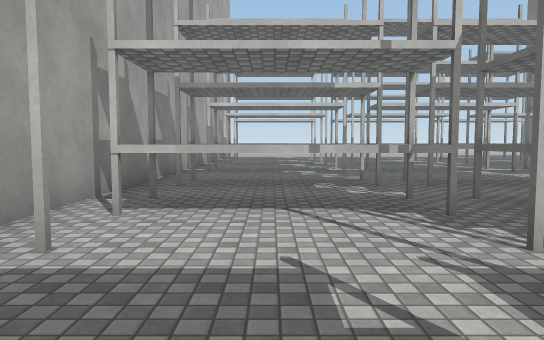
View 1 (above)

17 first-person views from a walk through a scene from a Unity 3-D project. The camera is 1.4 m above the floor, tilts 4° down and sees 70° across. The floor is counted in squares, 2 m on a side. Each view is taken from the middle of a square. On the plan, view 1 faces up. The plan holds only what a view shows up to about 11 squares ahead; the rest is blank. The place goes on beyond the plan. Some animated figures are not drawn. Door leaves are left out, so doorways stand open. Surface patterns are stand-ins for the level's own textures.

View 2
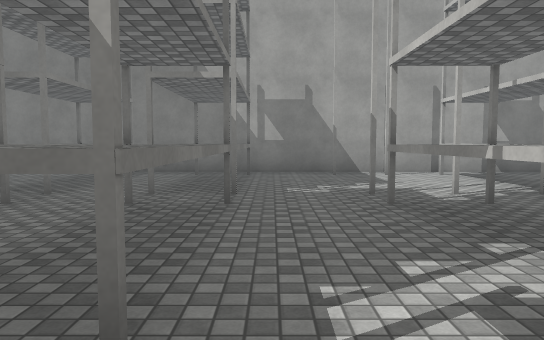

View 3
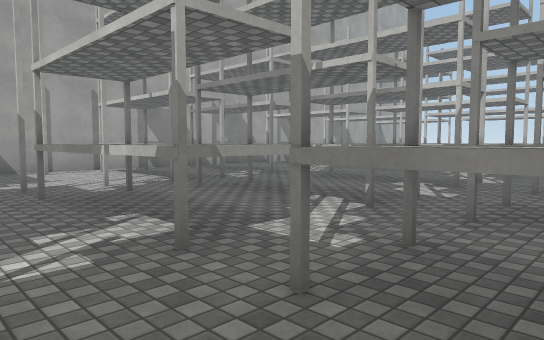

View 4
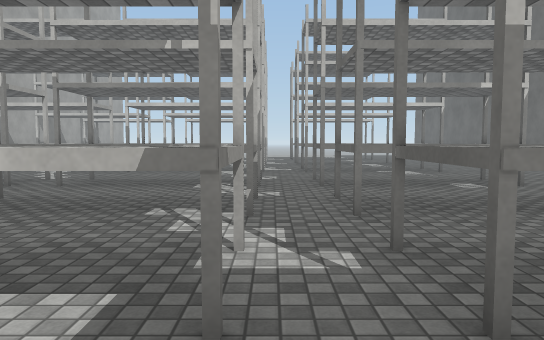

View 5
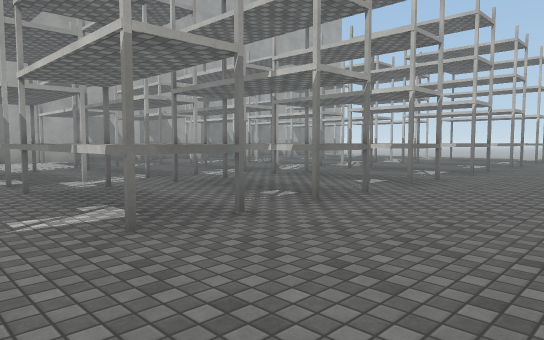

View 6
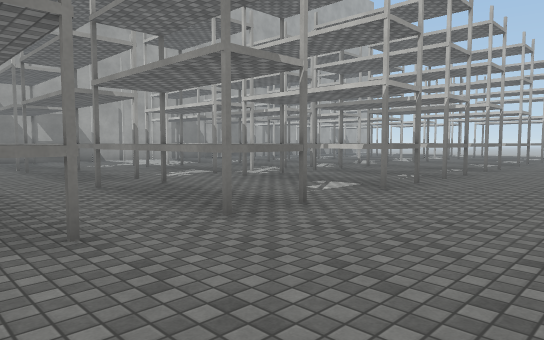

View 7
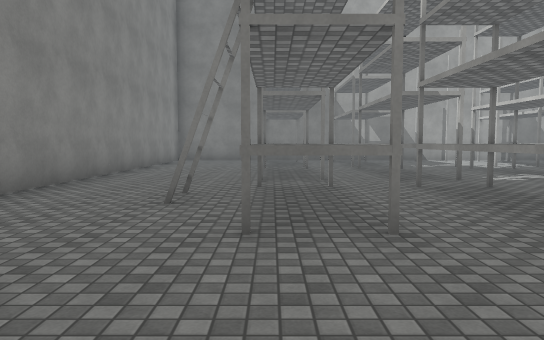

View 8
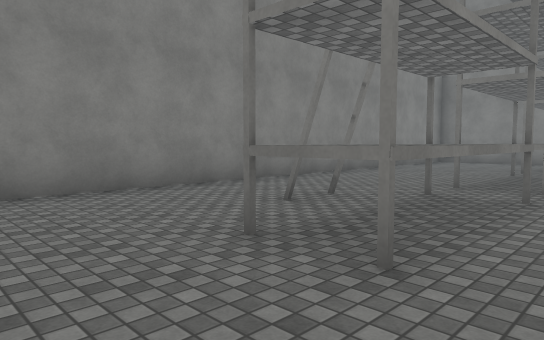

View 9
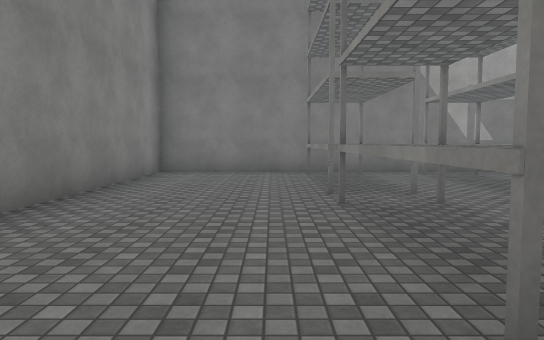

View 10
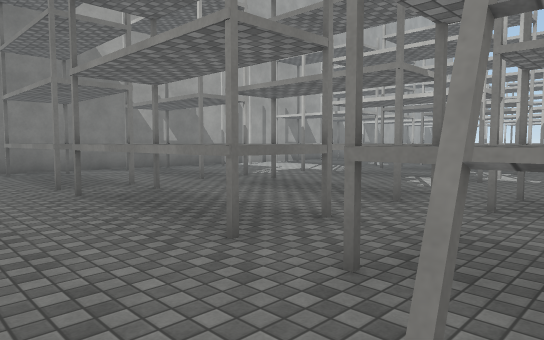

View 11
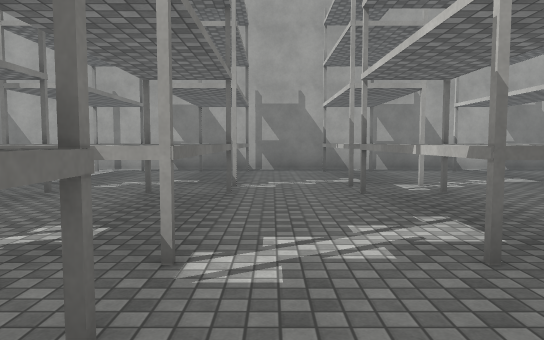

View 12
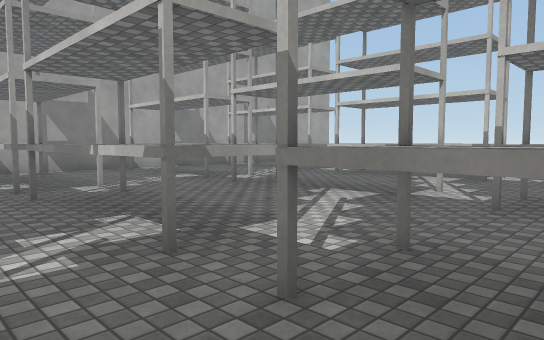

View 13
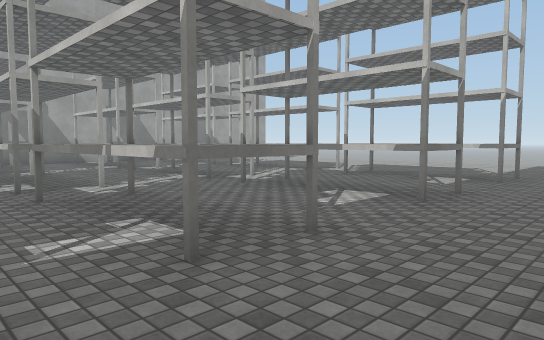

View 14
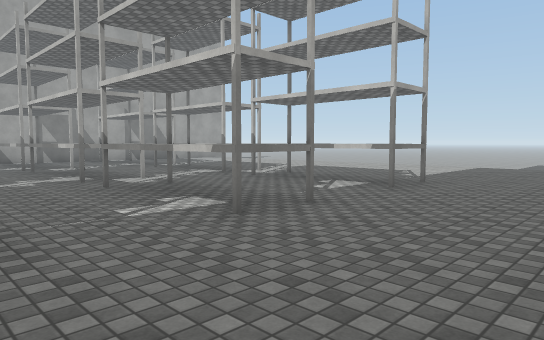

View 15
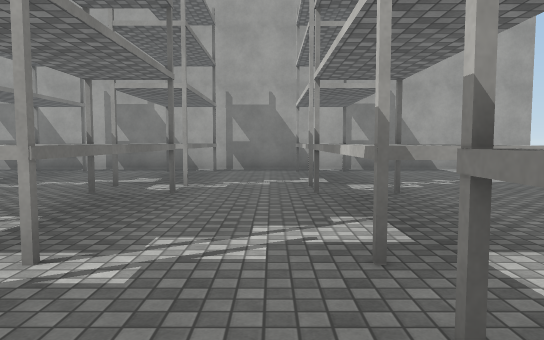

View 16
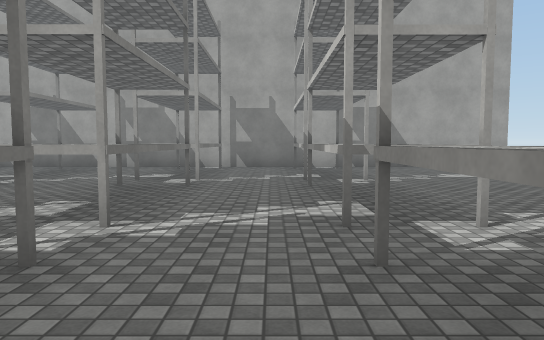

View 17
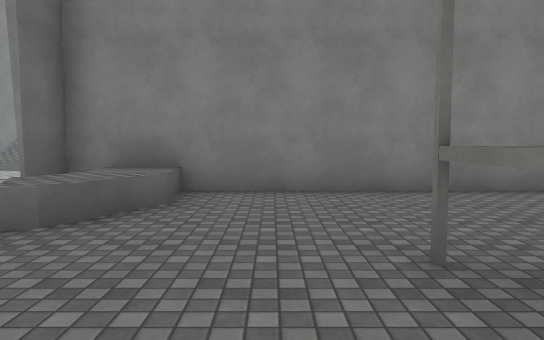

### Floor plan
Key: @ floor where view 1 was taken; # wall or solid block; x gap in a wall; . floor; ^ raised ledge; T thing the floor can be seen under or through.
Columns run from 2 left of view 1 to 13 right of it. Each row starts with its distance up from view 1.
 16 #^^^#^^^#^^^^..
 15 #..............
 14 #....#..##.....
 13 #^^^.^^^^^^^^...
 12 #....#..TT......
 11 #...............
 10 #^^^#^^^^^^^^...
  9 #...##..##.....
  8 #..............
  7 #^^^#^^^#^ ^^..
  6 #...##..##..x..
  5 #^^^#^^^#^^^^..
  4 #^^^#^^^^^^^^..
  3 #...............
  2 #....^^^^^^^^...
  1 #....#..##......
  0 #.@.............
 -1 # ^^T^^^T^^^^...
 -2 #...TT..TT..x...
 -3 #^^^T^^^T^^^^...
 -4 #^^^T^^^^^^^^...
 -5 #.........#....^
 -6 #..............^
 -7 #..............^
 -8 ###############^

Positions as (right, up) in squares from view 1, and headings:
1: (0, 0), facing up
2: (7, 0), facing left
3: (8, 0), facing up-left
4: (6, 0), facing up
5: (13, 0), facing up-left
6: (13, -4), facing up-left
7: (13, -4), facing left
8: (12, -2), facing down-left
9: (7, -5), facing left
10: (8, -6), facing up-left
11: (8, 8), facing left
12: (8, 8), facing up-left
13: (12, 8), facing up-left
14: (13, 10), facing up-left
15: (8, 15), facing left
16: (9, 15), facing left
17: (11, -2), facing down
